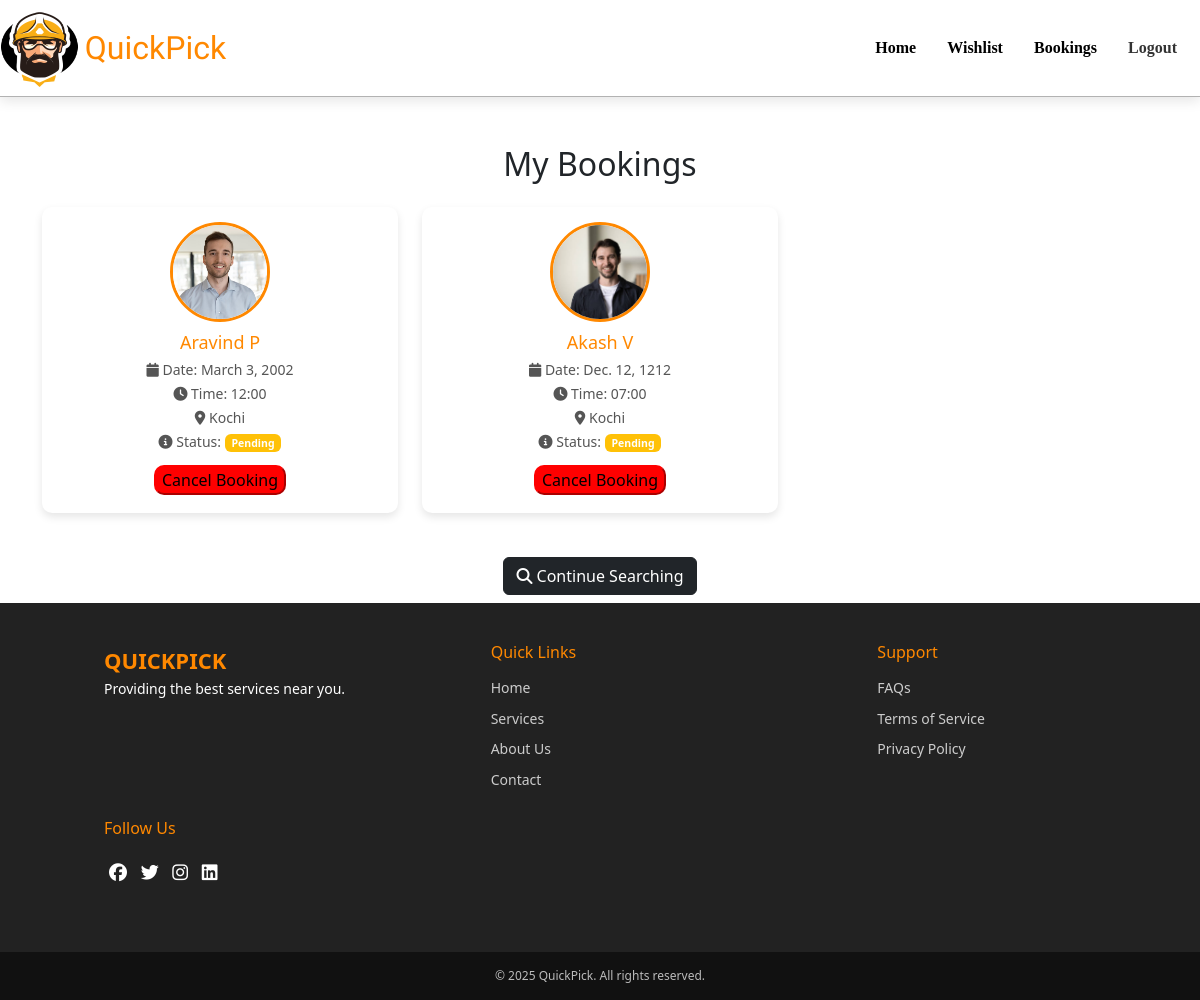
The app's page /user_bookings (signed in), older data.
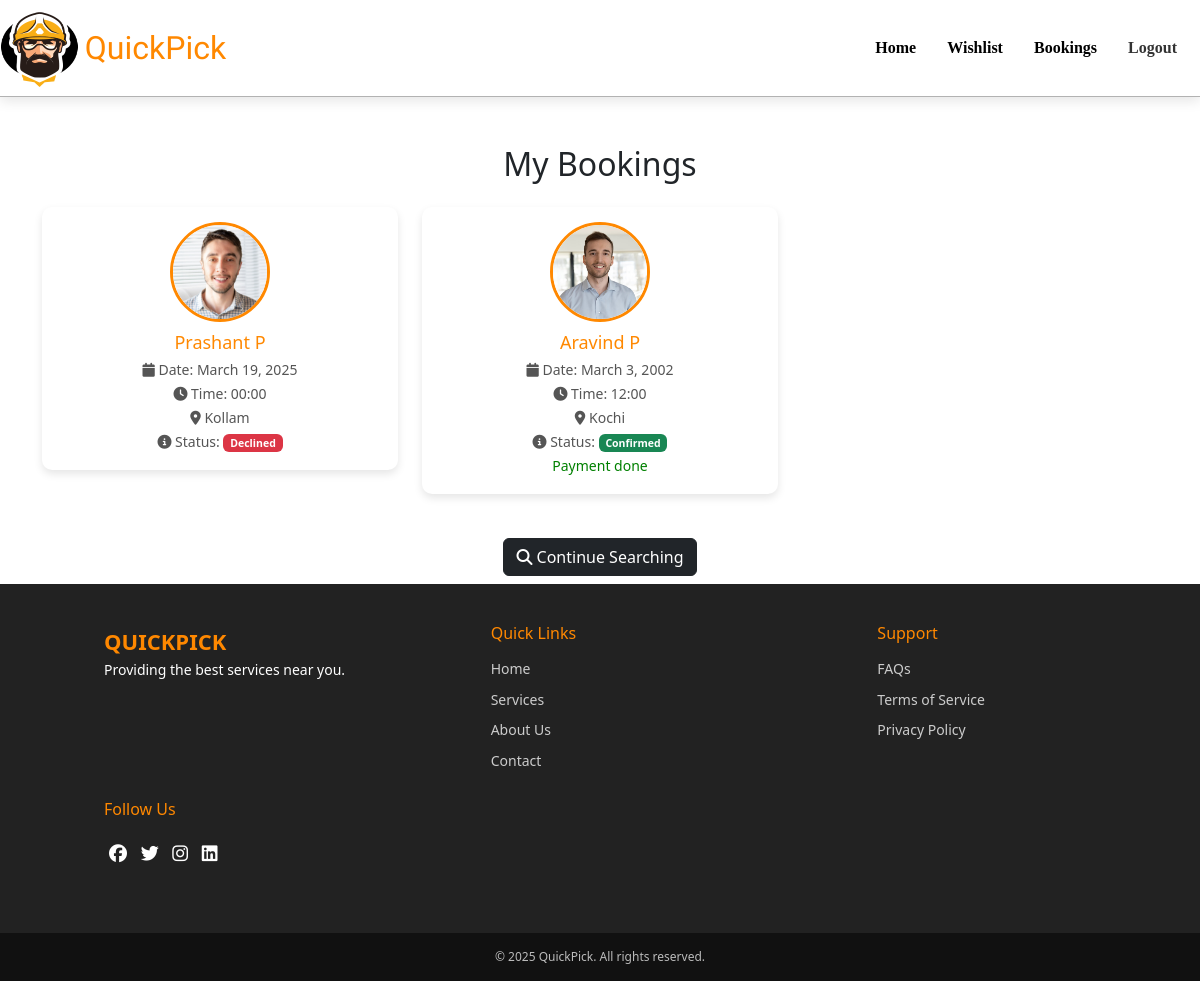
The same page, newer data.
### app/models.py (models this page shows, shortened)
class Booking(models.Model):
    provider = models.ForeignKey('ServiceProvider', on_delete=models.CASCADE)
    user = models.ForeignKey(User, on_delete=models.CASCADE)
    phone = models.CharField(max_length=15)
    address = models.TextField()
    date = models.DateField()
    time = models.CharField(max_length=50)
    status = models.CharField(max_length=20, default="Pending")
    payment_amount = models.DecimalField(max_digits=10, decimal_places=2, default=0.0)
    payment_status = models.CharField(max_length=20, choices=[('Pending', 'Pending'), ('Paid', 'Paid')], default='Pending')
    advance_paid = models.BooleanField(default=False)
    razorpay_payment_id = models.CharField(max_length=255, blank=True, null=True)
    class Meta:
        unique_together = ('provider', 'date', 'time')

class ServiceProvider(models.Model):
    category = models.ForeignKey(Category, on_delete=models.CASCADE)
    profile = models.FileField()
    name = models.TextField()
    phone = models.IntegerField(unique=True)
    experience = models.IntegerField()
    availability = models.BooleanField(default=True)
    rating = models.FloatField(default=0.0)
    location = models.TextField()
    des = models.TextField()
    charge = models.FloatField()
    working_hours = models.TextField()

### app/views.py (the view)
# urls.py: path('user_bookings',views.user_bookings),
def user_bookings(req):
    if 'user' in req.session:
        bookings = Booking.objects.filter(user=req.user).order_by('-date')
        return render(req, 'user/user_bookings.html', {'bookings': bookings})
    else:
        return redirect(user_login)

### templates/user/user_bookings.html (shortened to what this page needs)
<!DOCTYPE html>
<html lang="en">
<head>
    {% load static %}
    <link href="https://cdn.jsdelivr.net/npm/bootstrap@5.3.3/dist/css/bootstrap.min.css" rel="stylesheet">
    <link rel="stylesheet" href="https://cdnjs.cloudflare.com/ajax/libs/font-awesome/6.5.1/css/all.min.css">
    <link rel="stylesheet" href="{% static 'css/user_bookings_style.css' %}">
    <link rel="stylesheet" href="{% static 'css/footer.css' %}">
    <link rel="stylesheet" href="https://cdnjs.cloudflare.com/ajax/libs/font-awesome/6.5.1/css/all.min.css">
    <link href="https://cdn.jsdelivr.net/npm/bootstrap@5.3.3/dist/css/bootstrap.min.css" rel="stylesheet">
</head>
<body>
    <nav class="navbar navbar-expand-lg">
        <a href="../../">
            <img src="../../static/logo.png" alt="logo" width="80" height="80">
            <a class="navbar-brand" href="#">QuickPick</a>
            </a>
        <div class="collapse navbar-collapse" id="navbarNav">
            <ul class="navbar-nav ms-auto">
                <li class="nav-item">
                    <a class="nav-link active" href="../../">Home</a>
                </li>
                <li class="nav-item">
                    <a class="nav-link active" href="../viewWishlist">Wishlist</a>
                </li>
                <li class="nav-item">
                    <a class="nav-link active" href="user_bookings">Bookings</a>
                </li>
                <li class="nav-item">
                    <a class="nav-link" href="../logout">Logout</a>
                </li>
            </ul>
        </div>
    </nav>
    <div class="container mt-5">
        <h2 class="text-center mb-4">My Bookings</h2>
        {% if bookings %}
        <div class="row">
            {% for booking in bookings %}
            <div class="col-md-6 col-lg-4">
                <div class="booking-card">
                    <img src="{{ booking.provider.profile.url }}" alt="{{ booking.provider.name }}" class="booking-img">
                    <div class="booking-info">
                        <h4>{{ booking.provider.name }}</h4>
                        <p><i class="fas fa-calendar"></i> Date: {{ booking.date }}</p>
                        <p><i class="fas fa-clock"></i> Time: {{ booking.time }}</p>
                        <p><i class="fas fa-map-marker-alt"></i> {{ booking.provider.location }}</p>
                        <p>
                            <i class="fas fa-info-circle"></i> Status:
                            {% if booking.status == "Confirmed" %}
                            <span class="badge bg-success">Confirmed</span>
                            {% if booking.payment_status != "Paid" %}
                        <div class="btn btn-primary mt-1">
                            <a style="text-decoration: none; color:white" href="order_payment/{{booking.id}}">Make
                                advance payment</a>
                        </div>
                        {% else %}
                        <p style="color:green;">Payment done</p>
                        {% endif %}
                        {% elif booking.status == "Declined" %}
                        <span class="badge bg-danger">Declined</span>
                        {% else %}
                        <span class="badge bg-warning">Pending</span>
                        {% endif %}
                        {% if booking.status == 'Pending' %}
                        <form action="{% url 'cancel_booking' booking.id %}" method="post">
                            <button style="border-color:red;background-color:red;border-radius:10px; margin-top:10px;"
                                type="submit">Cancel Booking</button>
                        </form>
                        {% endif %}
                        </p>
                    </div>
                </div>
            </div>
            {% endfor %}
        </div>
        {% else %}
        <p class="text-center mt-4 mb-4">You have no bookings yet.</p>
        {% endif %}
        <div class="text-center mt-4">
            <a href="../../" class="btn btn-dark mb-2">
                <i class="fas fa-search"></i> Continue Searching
            </a>
        </div>
    </div>
    <footer class="footer">
        <div class="footer-section">
            <div class="footer-logo">QuickPick</div>
            <p>Providing the best services near you.</p>
        </div>
        <div class="footer-section footer-links">
            <h4>Quick Links</h4>
            <a href="#">Home</a>
            <a href="#">Services</a>
            <a href="#">About Us</a>
            <a href="#">Contact</a>
        </div>
        <div class="footer-section footer-links">
            <h4>Support</h4>
            <a href="#">FAQs</a>
            <a href="#">Terms of Service</a>
            <a href="#">Privacy Policy</a>
        </div>
        <div class="footer-section">
            <h4>Follow Us</h4>
            <div class="footer-social">
                <a href="#"><i class="fab fa-facebook"></i></a>
                <a href="#"><i class="fab fa-twitter"></i></a>
                <a href="#"><i class="fab fa-instagram"></i></a>
                <a href="#"><i class="fab fa-linkedin"></i></a>
            </div>
        </div>
    </footer>
    <div class="footer-bottom">
        &copy; 2025 QuickPick. All rights reserved.
    </div>
</body>
</html>

### static/css/user_bookings_style.css (style rules this page uses)
.navbar { background-color: #fff; box-shadow: 0 4px 12px rgba(0, 0, 0, 0.1); padding: 15px 20px; transition: all 0.3s ease; border-bottom: 1px solid rgba(0, 0, 0, 0.301); margin-bottom:20px; }
.navbar-brand { font-size: 2rem !important; font-family: "Sigmar", serif; font-weight: 400; font-style: normal; color: #ff8800 !important; transition: all 0.3s ease; margin-left: 0.4vw; }
.navbar-nav .nav-item .nav-link { font-size: 1rem; color: #333; margin-right: 15px; transition: all 0.3s ease; font-family: "Dancing Script", serif; font-optical-sizing: auto; font-weight: 700; font-style: normal; }
body { background-color: #f8f9fa; font-family: 'Arial', sans-serif; color: #333; }
.container { max-width: 1100px; }
.booking-card { background: white; border-radius: 10px; box-shadow: 0 4px 8px rgba(0, 0, 0, 0.1); padding: 15px; margin-bottom: 20px; transition: 0.3s ease-in-out; display: flex; flex-direction: column; align-items: center; }
.booking-img { width: 100px; height: 100px; border-radius: 50%; object-fit: cover; border: 3px solid #ff8800; margin-bottom: 10px; }
.booking-info { text-align: center; }
.booking-info h4 { font-size: 18px; color: #ff8800; margin-bottom: 5px; }
.booking-info p { font-size: 14px; color: #555; margin: 3px 0; }
.badge { font-size: 14px; padding: 5px 10px; }

### static/css/footer.css (style rules this page uses)
.footer { background: #222; background-size:100%; color: white; padding: 40px 20px; font-size: 14px; line-height: 1.6; display: flex; flex-wrap: wrap; justify-content: space-between; align-items: flex-start; }
.footer-section { margin-left:7vw; flex: 1; min-width: 250px; margin-bottom: 20px; }
.footer-logo { font-size: 22px; font-weight: bold; color: #ff8800; text-transform: uppercase; }
.footer-section h4 { font-size: 16px; margin-bottom: 15px; color: #ff8800; }
.footer-links a { display: block; color: #ccc; text-decoration: none; margin-bottom: 8px; transition: color 0.3s; }
.footer-social a { display: inline-block; margin: 5px; color: white; font-size: 18px; transition: color 0.3s; }
.footer-bottom { text-align: center; padding: 15px; background: #111; font-size: 12px; color: #bbb; }

Row changes from the older to the newer data that the page shows:
removed Booking: provider.profile (picture), provider.name "Akash V", date "Dec. 12, 1212", time "07:00", provider.location "Kochi", status "Pending"
added Booking: provider.profile (picture), provider.name "Prashant P", date "March 19, 2025", time "00:00", provider.location "Kollam", status "Declined"
changed Booking "March 3, 2002": status "Pending Cancel Booking" → "Confirmed Payment done"
